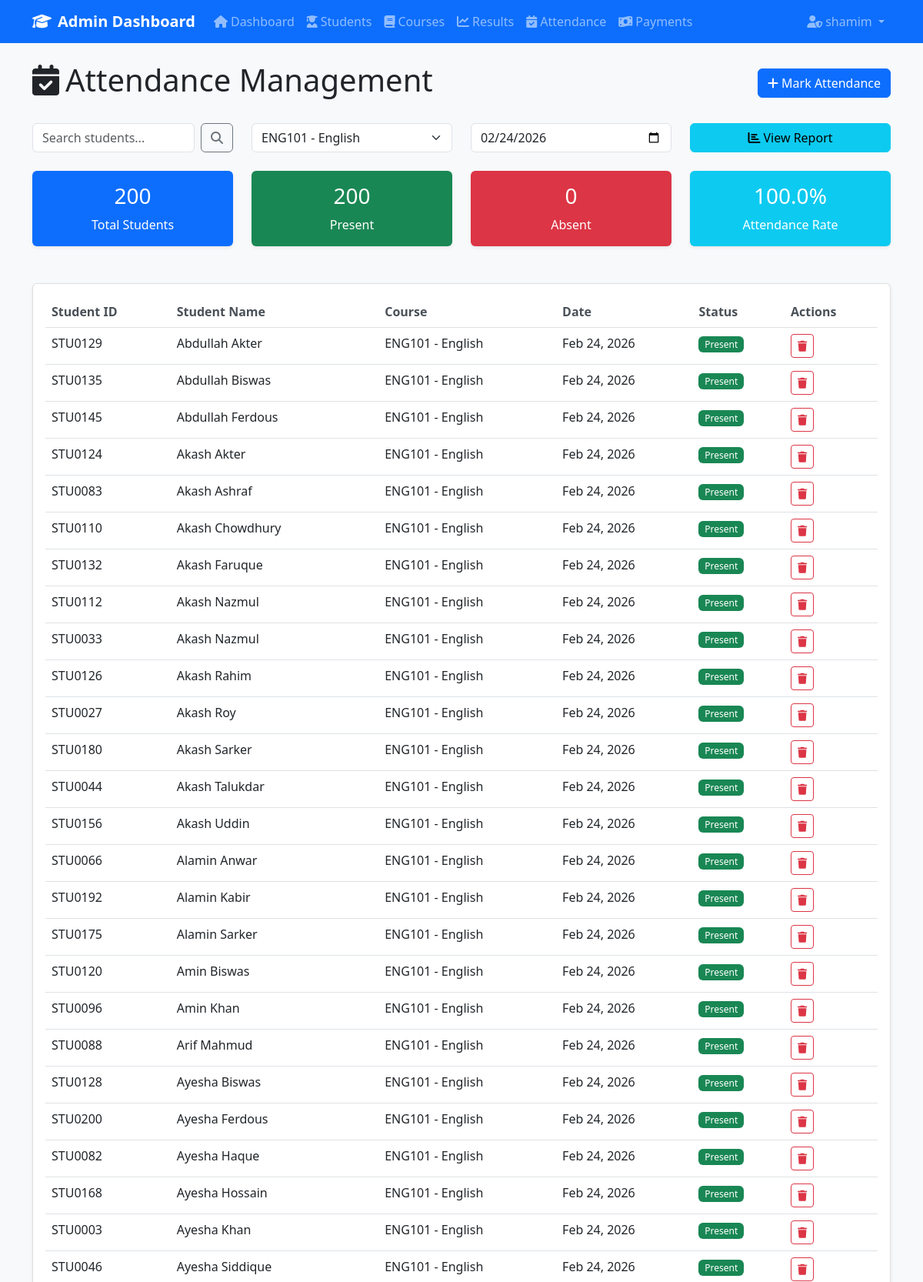
Page /admin/attendance.php?course_id=7 (signed in, upper part) on the committed database.
### tables this page shows
CREATE TABLE `users` (
  `id` int(11) NOT NULL,
  `username` varchar(50) NOT NULL,
  `password` varchar(255) NOT NULL,
  `role` enum('admin','student','teacher','parent') NOT NULL DEFAULT 'admin',
  `first_name` varchar(50) DEFAULT NULL,
  `last_name` varchar(50) DEFAULT NULL,
  `email` varchar(100) DEFAULT NULL,
  `phone` varchar(20) DEFAULT NULL,
  `student_id` int(11) DEFAULT NULL,
  `subject_id` int(11) DEFAULT NULL,
  `assigned_classes` text DEFAULT NULL,
  `profile_image` varchar(255) DEFAULT NULL,
  `last_login` timestamp NULL DEFAULT NULL,
  `is_active` tinyint(1) NOT NULL DEFAULT 1,
  `created_at` timestamp NOT NULL DEFAULT current_timestamp(),
  `updated_at` timestamp NOT NULL DEFAULT current_timestamp() ON UPDATE current_timestamp()
);

CREATE TABLE `attendance` (
  `id` int(11) NOT NULL,
  `student_id` int(11) NOT NULL,
  `course_id` int(11) NOT NULL,
  `attendance_date` date NOT NULL,
  `status` enum('present','absent') NOT NULL,
  `created_at` timestamp NOT NULL DEFAULT current_timestamp()
);

CREATE TABLE `students` (
  `id` int(11) NOT NULL,
  `student_id` varchar(20) NOT NULL,
  `first_name` varchar(50) NOT NULL,
  `last_name` varchar(50) NOT NULL,
  `email` varchar(100) NOT NULL,
  `phone` varchar(20) DEFAULT NULL,
  `address` text DEFAULT NULL,
  `date_of_birth` date DEFAULT NULL,
  `status` enum('active','inactive') NOT NULL DEFAULT 'active',
  `created_at` timestamp NOT NULL DEFAULT current_timestamp(),
  `updated_at` timestamp NOT NULL DEFAULT current_timestamp() ON UPDATE current_timestamp(),
  `parent_id` int(11) DEFAULT NULL,
  `advisor_id` int(11) DEFAULT NULL,
  `user_id` int(11) DEFAULT NULL
);

CREATE TABLE `courses` (
  `id` int(11) NOT NULL,
  `course_code` varchar(20) NOT NULL,
  `course_name` varchar(100) NOT NULL,
  `description` text DEFAULT NULL,
  `credits` int(11) NOT NULL DEFAULT 3,
  `fee` decimal(10,2) NOT NULL DEFAULT 0.00,
  `created_at` timestamp NOT NULL DEFAULT current_timestamp(),
  `updated_at` timestamp NOT NULL DEFAULT current_timestamp() ON UPDATE current_timestamp()
);

### includes/auth.php (called while the page is built, shortened)
<?php
function isLoggedIn() {
    return isset($_SESSION['user_id']) && !empty($_SESSION['user_id']);
}
function getUserDetails($conn) {
    if (isLoggedIn()) {
        $user_id = $_SESSION['user_id'];
        $sql = "SELECT u.*, s.student_id, s.first_name as student_first_name, s.last_name as student_last_name, s.email as student_email
                FROM users u
                LEFT JOIN students s ON u.student_id = s.id
                WHERE u.id = ?";
        $stmt = $conn->prepare($sql);
        $stmt->bind_param("i", $user_id);
        $stmt->execute();
        $result = $stmt->get_result();
        return $result->fetch_assoc();
    }
    return null;
}
?>

### admin/attendance.php (the view, shortened to what this page needs)
<?php
require_once '../includes/header.php';
$search = isset($_GET['search']) ? trim($_GET['search']) : '';
$course_filter = isset($_GET['course_id']) ? $_GET['course_id'] : '';
$date_filter = isset($_GET['date']) ? $_GET['date'] : date('Y-m-d');
$sql = "SELECT a.*, s.student_id, s.first_name, s.last_name, c.course_code, c.course_name
        FROM attendance a
        JOIN students s ON a.student_id = s.id
        JOIN courses c ON a.course_id = c.id
        WHERE 1=1";
$params = [];
$types = "";
if (!empty($course_filter)) {
    $sql .= " AND a.course_id = ?";
    $params[] = $course_filter;
    $types .= "i";
}
if (!empty($date_filter)) {
    $sql .= " AND a.attendance_date = ?";
    $params[] = $date_filter;
    $types .= "s";
}
$sql .= " ORDER BY s.first_name, s.last_name";
$stmt = $conn->prepare($sql);
if (!empty($params)) {
    $stmt->bind_param($types, ...$params);
}
$stmt->execute();
$attendance = $stmt->get_result();
?>
<div class="row">
    <div class="col-12">
        <div class="d-flex justify-content-between align-items-center mb-4">
            <h1><i class="fas fa-calendar-check me-2"></i>Attendance Management</h1>
            <button class="btn btn-primary" data-bs-toggle="modal" data-bs-target="#markAttendanceModal">
                <i class="fas fa-plus me-1"></i>Mark Attendance
            </button>
        </div>
    </div>
</div>
<div class="row mb-4">
    <div class="col-md-3">
        <form method="GET" class="d-flex">
            <input type="text" name="search" class="form-control me-2" placeholder="Search students..."
                   value="<?php echo htmlspecialchars($search); ?>">
            <button class="btn btn-outline-secondary" type="submit">
                <i class="fas fa-search"></i>
            </button>
        </form>
    </div>
    <div class="col-md-3">
        <form method="GET">
            <select name="course_id" class="form-select" onchange="this.form.submit()">
                <?php
                $course_list = $conn->query("SELECT id, course_code, course_name FROM courses ORDER BY course_name");
                while($course = $course_list->fetch_assoc()):
                ?>
                    <option value="<?php echo $course['id']; ?>" <?php echo $course_filter == $course['id'] ? 'selected' : ''; ?>>
                        <?php echo htmlspecialchars($course['course_code'] . ' - ' . $course['course_name']); ?>
                    </option>
                <?php endwhile; ?>
            </select>
        </form>
    </div>
    <div class="col-md-3">
        <form method="GET">
            <input type="date" name="date" class="form-control" value="<?php echo $date_filter; ?>" onchange="this.form.submit()">
        </form>
    </div>
    <div class="col-md-3">
        <div class="d-grid">
            <button class="btn btn-info" data-bs-toggle="modal" data-bs-target="#attendanceReportModal">
                <i class="fas fa-chart-bar me-1"></i>View Report
            </button>
        </div>
    </div>
</div>
<?php if (!empty($course_filter) && !empty($date_filter)):
    $total_students = $conn->query("SELECT COUNT(*) as count FROM student_courses sc
                                   JOIN students s ON sc.student_id = s.id
                                   WHERE sc.course_id = $course_filter AND s.status = 'active'")->fetch_assoc()['count'];
    $present_count = $conn->query("SELECT COUNT(*) as count FROM attendance a
                                  JOIN students s ON a.student_id = s.id
                                  WHERE a.course_id = $course_filter AND a.attendance_date = '$date_filter'
                                  AND a.status = 'present' AND s.status = 'active'")->fetch_assoc()['count'];
    $absent_count = $total_students - $present_count;
    $attendance_percentage = $total_students > 0 ? ($present_count / $total_students) * 100 : 0;
?>
<div class="row mb-4">
    <div class="col-md-3">
        <div class="card bg-primary text-white">
            <div class="card-body text-center">
                <h3><?php echo $total_students; ?></h3>
                <p class="mb-0">Total Students</p>
            </div>
        </div>
    </div>
    <div class="col-md-3">
        <div class="card bg-success text-white">
            <div class="card-body text-center">
                <h3><?php echo $present_count; ?></h3>
                <p class="mb-0">Present</p>
            </div>
        </div>
    </div>
    <div class="col-md-3">
        <div class="card bg-danger text-white">
            <div class="card-body text-center">
                <h3><?php echo $absent_count; ?></h3>
                <p class="mb-0">Absent</p>
            </div>
        </div>
    </div>
    <div class="col-md-3">
        <div class="card bg-info text-white">
            <div class="card-body text-center">
                <h3><?php echo number_format($attendance_percentage, 1); ?>%</h3>
                <p class="mb-0">Attendance Rate</p>
            </div>
        </div>
    </div>
</div>
<?php endif; ?>
<div class="card">
    <div class="card-body">
        <div class="table-responsive">
            <table class="table table-hover" id="attendanceTable">
                <thead>
                    <tr>
                        <th>Student ID</th>
                        <th>Student Name</th>
                        <th>Course</th>
                        <th>Date</th>
                        <th>Status</th>
                        <th>Actions</th>
                    </tr>
                </thead>
                <tbody>
                    <?php if ($attendance->num_rows > 0): ?>
                        <?php while($record = $attendance->fetch_assoc()): ?>
                        <tr>
                            <td><?php echo htmlspecialchars($record['student_id']); ?></td>
                            <td><?php echo htmlspecialchars($record['first_name'] . ' ' . $record['last_name']); ?></td>
                            <td><?php echo htmlspecialchars($record['course_code'] . ' - ' . $record['course_name']); ?></td>
                            <td><?php echo date('M d, Y', strtotime($record['attendance_date'])); ?></td>
                            <td>
                                <span class="badge bg-<?php echo $record['status'] == 'present' ? 'success' : 'danger'; ?>">
                                    <?php echo ucfirst($record['status']); ?>
                                </span>
                            </td>
                            <td>
                                <button class="btn btn-sm btn-outline-danger delete-btn"
                                        data-id="<?php echo $record['id']; ?>"
                                        data-student="<?php echo htmlspecialchars($record['first_name'] . ' ' . $record['last_name']); ?>"
                                        data-date="<?php echo date('M d, Y', strtotime($record['attendance_date'])); ?>">
                                    <i class="fas fa-trash"></i>
                                </button>
                            </td>
                        </tr>
                        <?php endwhile; ?>
                    <?php else: ?>
                        <tr>
                            <td colspan="6" class="text-center">No attendance records found</td>
                        </tr>
                    <?php endif; ?>
                </tbody>
            </table>
        </div>
    </div>
</div>
<?php require_once '../includes/footer.php'; ?>

### includes/header.php (shortened to what this page needs)
<?php
require_once 'config.php';
require_once 'auth.php';
$user = getUserDetails($conn);
?>
<!DOCTYPE html>
<html lang="en">
<head>
    <link href="https://cdn.jsdelivr.net/npm/bootstrap@5.3.0/dist/css/bootstrap.min.css" rel="stylesheet">
    <link rel="stylesheet" href="https://cdnjs.cloudflare.com/ajax/libs/font-awesome/6.4.0/css/all.min.css">
    <link rel="stylesheet" href="<?php echo BASE_URL; ?>assets/css/style.css">
</head>
<body>
    <nav class="navbar navbar-expand-lg navbar-dark bg-primary">
        <div class="container">
            <a class="navbar-brand" href="<?php echo BASE_URL; ?>admin/dashboard.php">
                <i class="fas fa-graduation-cap me-2"></i>Admin Dashboard
            </a>
            <div class="collapse navbar-collapse" id="navbarNav">
                <ul class="navbar-nav me-auto">
                    <li class="nav-item">
                        <a class="nav-link" href="<?php echo BASE_URL; ?>admin/dashboard.php">
                            <i class="fas fa-home me-1"></i>Dashboard
                        </a>
                    </li>
                    <li class="nav-item">
                        <a class="nav-link" href="<?php echo BASE_URL; ?>admin/students.php">
                            <i class="fas fa-user-graduate me-1"></i>Students
                        </a>
                    </li>
                    <li class="nav-item">
                        <a class="nav-link" href="<?php echo BASE_URL; ?>admin/courses.php">
                            <i class="fas fa-book me-1"></i>Courses
                        </a>
                    </li>
                    <li class="nav-item">
                        <a class="nav-link" href="<?php echo BASE_URL; ?>admin/results.php">
                            <i class="fas fa-chart-line me-1"></i>Results
                        </a>
                    </li>
                    <li class="nav-item">
                        <a class="nav-link" href="<?php echo BASE_URL; ?>admin/attendance.php">
                            <i class="fas fa-calendar-check me-1"></i>Attendance
                        </a>
                    </li>
                    <li class="nav-item">
                        <a class="nav-link" href="<?php echo BASE_URL; ?>admin/payments.php">
                            <i class="fas fa-money-bill-wave me-1"></i>Payments
                        </a>
                    </li>
                </ul>
                <ul class="navbar-nav">
                    <li class="nav-item dropdown">
                        <a class="nav-link dropdown-toggle" href="#" role="button" data-bs-toggle="dropdown">
                            <i class="fas fa-user-shield me-1"></i><?php echo $user['username']; ?>
                        </a>
                    </li>
                </ul>
            </div>
        </div>
    </nav>
    <div class="container mt-4">

### assets/css/style.css (style rules this page uses)
body { background-color: #f8f9fa; }
.card { box-shadow: 0 0.125rem 0.25rem rgba(0, 0, 0, 0.075); border: 1px solid rgba(0, 0, 0, 0.125); margin-bottom: 1.5rem; }
.navbar-brand { font-weight: 600; font-size: 1.25rem; }
.nav-link { font-weight: 500; }
.card.bg-primary, .card.bg-success, .card.bg-info, .card.bg-warning, .card.bg-danger { border: none; }
.table th { font-weight: 600; color: #495057; border-top: none; }
.btn { font-weight: 500; }
.badge { font-weight: 500; }

### rows in the picture
users: username "shamim"
attendance: student.student_id "STU0129", student.last_name "Abdullah Akter", course.course_name "ENG101 - English", attendance_date "Feb 24, 2026", status "Present"
attendance: student.student_id "STU0135", student.last_name "Abdullah Biswas", course.course_name "ENG101 - English", attendance_date "Feb 24, 2026", status "Present"
attendance: student.student_id "STU0145", student.last_name "Abdullah Ferdous", course.course_name "ENG101 - English", attendance_date "Feb 24, 2026", status "Present"
attendance: student.student_id "STU0124", student.last_name "Akash Akter", course.course_name "ENG101 - English", attendance_date "Feb 24, 2026", status "Present"
attendance: student.student_id "STU0083", student.last_name "Akash Ashraf", course.course_name "ENG101 - English", attendance_date "Feb 24, 2026", status "Present"
attendance: student.student_id "STU0110", student.last_name "Akash Chowdhury", course.course_name "ENG101 - English", attendance_date "Feb 24, 2026", status "Present"
attendance: student.student_id "STU0132", student.last_name "Akash Faruque", course.course_name "ENG101 - English", attendance_date "Feb 24, 2026", status "Present"
attendance: student.student_id "STU0112", student.last_name "Akash Nazmul", course.course_name "ENG101 - English", attendance_date "Feb 24, 2026", status "Present"
attendance: student.student_id "STU0033", student.last_name "Akash Nazmul", course.course_name "ENG101 - English", attendance_date "Feb 24, 2026", status "Present"
attendance: student.student_id "STU0126", student.last_name "Akash Rahim", course.course_name "ENG101 - English", attendance_date "Feb 24, 2026", status "Present"
attendance: student.student_id "STU0027", student.last_name "Akash Roy", course.course_name "ENG101 - English", attendance_date "Feb 24, 2026", status "Present"
attendance: student.student_id "STU0180", student.last_name "Akash Sarker", course.course_name "ENG101 - English", attendance_date "Feb 24, 2026", status "Present"
attendance: student.student_id "STU0044", student.last_name "Akash Talukdar", course.course_name "ENG101 - English", attendance_date "Feb 24, 2026", status "Present"
attendance: student.student_id "STU0156", student.last_name "Akash Uddin", course.course_name "ENG101 - English", attendance_date "Feb 24, 2026", status "Present"
attendance: student.student_id "STU0066", student.last_name "Alamin Anwar", course.course_name "ENG101 - English", attendance_date "Feb 24, 2026", status "Present"
attendance: student.student_id "STU0192", student.last_name "Alamin Kabir", course.course_name "ENG101 - English", attendance_date "Feb 24, 2026", status "Present"
attendance: student.student_id "STU0175", student.last_name "Alamin Sarker", course.course_name "ENG101 - English", attendance_date "Feb 24, 2026", status "Present"
attendance: student.student_id "STU0120", student.last_name "Amin Biswas", course.course_name "ENG101 - English", attendance_date "Feb 24, 2026", status "Present"
attendance: student.student_id "STU0096", student.last_name "Amin Khan", course.course_name "ENG101 - English", attendance_date "Feb 24, 2026", status "Present"
attendance: student.student_id "STU0088", student.last_name "Arif Mahmud", course.course_name "ENG101 - English", attendance_date "Feb 24, 2026", status "Present"
attendance: student.student_id "STU0128", student.last_name "Ayesha Biswas", course.course_name "ENG101 - English", attendance_date "Feb 24, 2026", status "Present"
attendance: student.student_id "STU0200", student.last_name "Ayesha Ferdous", course.course_name "ENG101 - English", attendance_date "Feb 24, 2026", status "Present"
attendance: student.student_id "STU0082", student.last_name "Ayesha Haque", course.course_name "ENG101 - English", attendance_date "Feb 24, 2026", status "Present"
attendance: student.student_id "STU0168", student.last_name "Ayesha Hossain", course.course_name "ENG101 - English", attendance_date "Feb 24, 2026", status "Present"
attendance: student.student_id "STU0003", student.last_name "Ayesha Khan", course.course_name "ENG101 - English", attendance_date "Feb 24, 2026", status "Present"
attendance: student.student_id "STU0046", student.last_name "Ayesha Siddique", course.course_name "ENG101 - English", attendance_date "Feb 24, 2026", status "Present"

### other values in the picture
$total_students "200"
$present_count "200"
$absent_count "0"
$attendance_percentage "100.0"
form field course_id "ENG101 - English"
